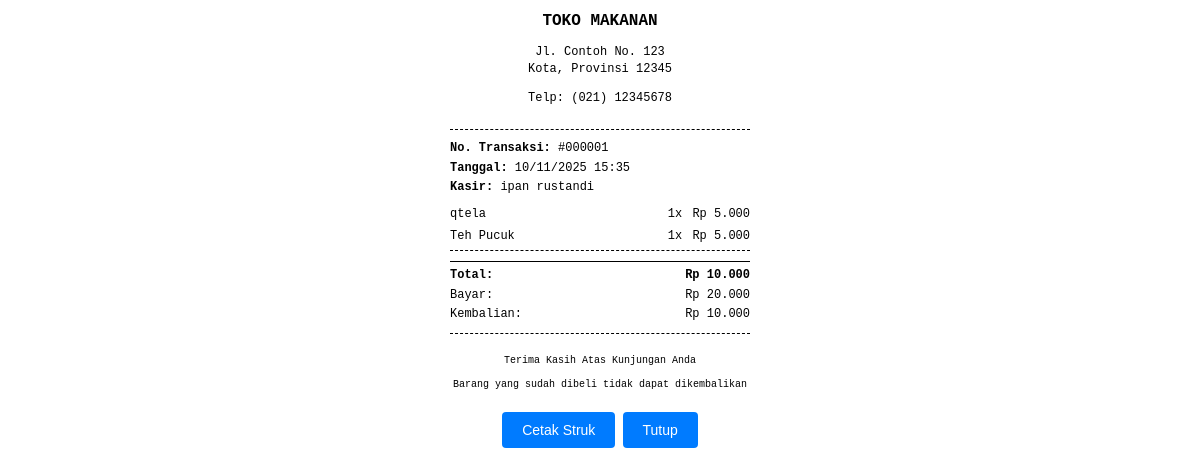
Page /kontenKasir/Struk/struk.php?id=1 on the committed database.
### tables this page shows
CREATE TABLE `transaksi` (
  `id_transaksi` int(11) NOT NULL,
  `tanggal` datetime NOT NULL,
  `id_user` int(11) NOT NULL,
  `total` decimal(10,0) NOT NULL,
  `bayar` decimal(10,0) NOT NULL
);

CREATE TABLE `user` (
  `id_user` int(11) NOT NULL,
  `nama` varchar(100) NOT NULL,
  `username` varchar(100) NOT NULL,
  `password` varchar(255) NOT NULL,
  `status` enum('admin','kasir') NOT NULL
);

CREATE TABLE `transaksi_produk` (
  `id` int(11) NOT NULL,
  `id_transaksi` int(11) NOT NULL,
  `id_produk` int(11) NOT NULL,
  `jumlah` int(11) NOT NULL,
  `subtotal` decimal(11,0) NOT NULL
);

CREATE TABLE `produk` (
  `id_produk` int(11) NOT NULL,
  `nama_produk` varchar(255) NOT NULL,
  `harga` decimal(10,0) NOT NULL,
  `stok` int(11) NOT NULL,
  `file_gambar` varchar(100) DEFAULT NULL
);

### kontenKasir/Struk/struk.php (the view, shortened to what this page needs)
<?php
include __DIR__ . '/../../backend/database.php';
$id_transaksi = (int)$_GET['id'];
$sql_transaksi = "SELECT t.*, u.nama FROM transaksi t LEFT JOIN user u ON t.id_user = u.id_user WHERE t.id_transaksi = ?";
$stmt = $conn->prepare($sql_transaksi);
$stmt->bind_param("i", $id_transaksi);
$stmt->execute();
$transaksi = $stmt->get_result()->fetch_assoc();
$sql_detail = "SELECT tp.*, p.nama_produk, p.harga FROM transaksi_produk tp JOIN produk p ON tp.id_produk = p.id_produk WHERE tp.id_transaksi = ?";
$stmt = $conn->prepare($sql_detail);
$stmt->bind_param("i", $id_transaksi);
$stmt->execute();
$detail = $stmt->get_result()->fetch_all(MYSQLI_ASSOC);
?>
<!DOCTYPE html>
<html lang="id">
<head>
</head>
<body>
    <div class="header">
        <h2>TOKO MAKANAN</h2>
        <p>Jl. Contoh No. 123<br>Kota, Provinsi 12345</p>
        <p>Telp: (021) 12345678</p>
    </div>
    <div class="info">
        <div><strong>No. Transaksi:</strong> #<?= str_pad($transaksi['id_transaksi'], 6, '0', STR_PAD_LEFT) ?></div>
        <div><strong>Tanggal:</strong> <?= date('d/m/Y H:i', strtotime($transaksi['tanggal'])) ?></div>
        <div><strong>Kasir:</strong> <?= htmlspecialchars($transaksi['nama'] ?? 'kasir') ?></div>
    </div>
    <div class="items">
        <?php foreach ($detail as $item): ?>
        <div class="item">
            <div class="item-name"><?= htmlspecialchars($item['nama_produk']) ?></div>
            <div class="item-qty"><?= $item['jumlah'] ?>x</div>
            <div class="item-price">Rp <?= number_format($item['harga'], 0, ',', '.') ?></div>
        </div>
        <?php endforeach; ?>
    </div>
    <div class="total">
        <div>
            <strong>Total:</strong>
            <strong>Rp <?= number_format($transaksi['total'], 0, ',', '.') ?></strong>
        </div>
        <div>
            <span>Bayar:</span>
            <span>Rp <?= number_format($transaksi['bayar'], 0, ',', '.') ?></span>
        </div>
        <div>
            <span>Kembalian:</span>
            <span>Rp <?= number_format($transaksi['bayar'] - $transaksi['total'], 0, ',', '.') ?></span>
        </div>
    </div>
    <div class="footer">
        <p>Terima Kasih Atas Kunjungan Anda</p>
        <p>Barang yang sudah dibeli tidak dapat dikembalikan</p>
    </div>
    <div class="no-print">
        <button onclick="window.print()">Cetak Struk</button>
        <button onclick="window.close()">Tutup</button>
    </div>
</body>
</html>

### kontenKasir/Struk/struk.php (style rules this page uses)
body { font-family: 'Courier New', monospace; font-size: 12px; line-height: 1.4; margin: 0; padding: 10px; max-width: 300px; margin: 0 auto; }
.header { text-align: center; border-bottom: 1px dashed #000; padding-bottom: 10px; margin-bottom: 10px; }
.header h2 { margin: 0; font-size: 16px; }
.info { margin-bottom: 10px; }
.info div { margin-bottom: 3px; }
.items { border-bottom: 1px dashed #000; margin-bottom: 10px; }
.item { display: flex; justify-content: space-between; margin-bottom: 5px; }
.item-name { flex: 1; margin-right: 10px; }
.item-qty { width: 30px; text-align: center; }
.item-price { width: 60px; text-align: right; }
.total { border-top: 1px solid #000; padding-top: 5px; margin-bottom: 10px; }
.total div { display: flex; justify-content: space-between; margin-bottom: 3px; }
.footer { text-align: center; border-top: 1px dashed #000; padding-top: 10px; font-size: 10px; }
.no-print { text-align: center; margin-top: 20px; }
.no-print button { padding: 10px 20px; font-size: 14px; cursor: pointer; background: #007bff; color: white; border: none; border-radius: 4px; }

### rows in the picture
transaksi: id_transaksi "000001", tanggal "10/11/2025 15:35", id_user.nama "ipan rustandi", total "10.000", bayar "20.000", $transaksi['bayar'] - $transaksi['total'] "10.000"
transaksi_produk: id_produk.nama_produk "qtela", jumlah "1", id_produk.harga "5.000"
transaksi_produk: id_produk.nama_produk "Teh Pucuk", jumlah "1", id_produk.harga "5.000"
